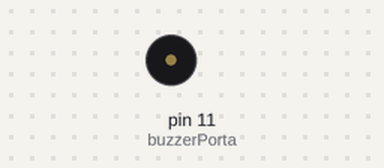
The sketch below on a simulated Arduino Uno, built with avr-gcc and run on an emulated ATmega328P. Shown: buzzer (waves = sounding).

Above: at 1.4 s.
At 25.07 s:
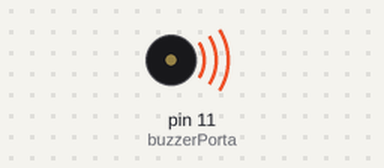
Timing chart, 0 to 26.0 s (numbered marks = the images above):
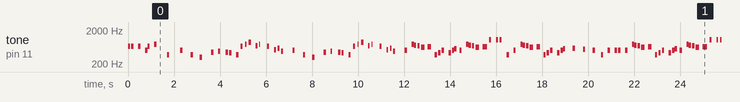

Measured:
- by itself, tone on pin 11 (buzzerPorta): plays 660 Hz for 0.10 s, 660 Hz for 0.10 s, 660 Hz for 0.10 s, 510 Hz for 0.10 s, 660 Hz for 0.10 s, 770 Hz for 0.10 s … (492 notes in this stretch)

The sketch:

tocar-melodia-mario.ino
```cpp
/*
  Como Criar Coisas Inteligentes com Arduino - Módulo 1
  Facilitador:       Prof. Orlewilson Bentes Maia
  Data Criacao:      13/07/2018
  Data Atualizao:    13/07/2018
  Descricao:         Tocar uma melodia do jogo Mario Bros
  Fonte:             https://gist.github.com/gskielian/6135641
*/

// Porta digital no qual sera colocado um LED vermelho
int buzzerPorta = 11;

void tocarMelodiaMario()
{
  tone(buzzerPorta,660,100);
  delay(150);
  tone(buzzerPorta,660,100);
  delay(300);
  tone(buzzerPorta,660,100);
  delay(300);
  tone(buzzerPorta,510,100);
  delay(100);
  tone(buzzerPorta,660,100);
  delay(300);
  tone(buzzerPorta,770,100);
  delay(550);
  tone(buzzerPorta,380,100);
  delay(575);

  tone(buzzerPorta,510,100);
  delay(450);
  tone(buzzerPorta,380,100);
  delay(400);
  tone(buzzerPorta,320,100);
  delay(500);
  tone(buzzerPorta,440,100);
  delay(300);
  tone(buzzerPorta,480,80);
  delay(330);
  tone(buzzerPorta,450,100);
  delay(150);
  tone(buzzerPorta,430,100);
  delay(300);
  tone(buzzerPorta,380,100);
  delay(200);
  tone(buzzerPorta,660,80);
  delay(200);
  tone(buzzerPorta,760,50);
  delay(150);
  tone(buzzerPorta,860,100);
  delay(300);
  tone(buzzerPorta,700,80);
  delay(150);
  tone(buzzerPorta,760,50);
  delay(350);
  tone(buzzerPorta,660,80);
  delay(300);
  tone(buzzerPorta,520,80);
  delay(150);
  tone(buzzerPorta,580,80);
  delay(150);
  tone(buzzerPorta,480,80);
  delay(500);

  tone(buzzerPorta,510,100);
  delay(450);
  tone(buzzerPorta,380,100);
  delay(400);
  tone(buzzerPorta,320,100);
  delay(500);
  tone(buzzerPorta,440,100);
  delay(300);
  tone(buzzerPorta,480,80);
  delay(330);
  tone(buzzerPorta,450,100);
  delay(150);
  tone(buzzerPorta,430,100);
  delay(300);
  tone(buzzerPorta,380,100);
  delay(200);
  tone(buzzerPorta,660,80);
  delay(200);
  tone(buzzerPorta,760,50);
  delay(150);
  tone(buzzerPorta,860,100);
  delay(300);
  tone(buzzerPorta,700,80);
  delay(150);
  tone(buzzerPorta,760,50);
  delay(350);
  tone(buzzerPorta,660,80);
  delay(300);
  tone(buzzerPorta,520,80);
  delay(150);
  tone(buzzerPorta,580,80);
  delay(150);
  tone(buzzerPorta,480,80);
  delay(500);

  tone(buzzerPorta,500,100);
  delay(300);

  tone(buzzerPorta,760,100);
  delay(100);
  tone(buzzerPorta,720,100);
  delay(150);
  tone(buzzerPorta,680,100);
  delay(150);
  tone(buzzerPorta,620,150);
  delay(300);

  tone(buzzerPorta,650,150);
  delay(300);
  tone(buzzerPorta,380,100);
  delay(150);
  tone(buzzerPorta,430,100);
  delay(150);

  tone(buzzerPorta,500,100);
  delay(300);
  tone(buzzerPorta,430,100);
  delay(150);
  tone(buzzerPorta,500,100);
  delay(100);
  tone(buzzerPorta,570,100);
  delay(220);

  tone(buzzerPorta,500,100);
  delay(300);

  tone(buzzerPorta,760,100);
  delay(100);
  tone(buzzerPorta,720,100);
  delay(150);
  tone(buzzerPorta,680,100);
  delay(150);
  tone(buzzerPorta,620,150);
  delay(300);

  tone(buzzerPorta,650,200);
  delay(300);

  tone(buzzerPorta,1020,80);
  delay(300);
  tone(buzzerPorta,1020,80);
  delay(150);
  tone(buzzerPorta,1020,80);
  delay(300);

  tone(buzzerPorta,380,100);
  delay(300);
  tone(buzzerPorta,500,100);
  delay(300);

  tone(buzzerPorta,760,100);
  delay(100);
  tone(buzzerPorta,720,100);
  delay(150);
  tone(buzzerPorta,680,100);
  delay(150);
  tone(buzzerPorta,620,150);
  delay(300);

  tone(buzzerPorta,650,150);
  delay(300);
  tone(buzzerPorta,380,100);
  delay(150);
  tone(buzzerPorta,430,100);
  delay(150);

  tone(buzzerPorta,500,100);
  delay(300);
  tone(buzzerPorta,430,100);
  delay(150);
  tone(buzzerPorta,500,100);
  delay(100);
  tone(buzzerPorta,570,100);
  delay(420);

  tone(buzzerPorta,585,100);
  delay(450);

  tone(buzzerPorta,550,100);
  delay(420);

  tone(buzzerPorta,500,100);
  delay(360);

  tone(buzzerPorta,380,100);
  delay(300);
  tone(buzzerPorta,500,100);
  delay(300);
  tone(buzzerPorta,500,100);
  delay(150);
  tone(buzzerPorta,500,100);
  delay(300);

  tone(buzzerPorta,500,100);
  delay(300);

  tone(buzzerPorta,760,100);
  delay(100);
  tone(buzzerPorta,720,100);
  delay(150);
  tone(buzzerPorta,680,100);
  delay(150);
  tone(buzzerPorta,620,150);
  delay(300);

  tone(buzzerPorta,650,150);
  delay(300);
  tone(buzzerPorta,380,100);
  delay(150);
  tone(buzzerPorta,430,100);
  delay(150);

  tone(buzzerPorta,500,100);
  delay(300);
  tone(buzzerPorta,430,100);
  delay(150);
  tone(buzzerPorta,500,100);
  delay(100);
  tone(buzzerPorta,570,100);
  delay(220);

  tone(buzzerPorta,500,100);
  delay(300);

  tone(buzzerPorta,760,100);
  delay(100);
  tone(buzzerPorta,720,100);
  delay(150);
  tone(buzzerPorta,680,100);
  delay(150);
  tone(buzzerPorta,620,150);
  delay(300);

  tone(buzzerPorta,650,200);
  delay(300);

  tone(buzzerPorta,1020,80);
  delay(300);
  tone(buzzerPorta,1020,80);
  delay(150);
  tone(buzzerPorta,1020,80);
  delay(300);

  tone(buzzerPorta,380,100);
  delay(300);
  tone(buzzerPorta,500,100);
  delay(300);

  tone(buzzerPorta,760,100);
  delay(100);
  tone(buzzerPorta,720,100);
  delay(150);
  tone(buzzerPorta,680,100);
  delay(150);
  tone(buzzerPorta,620,150);
  delay(300);

  tone(buzzerPorta,650,150);
  delay(300);
  tone(buzzerPorta,380,100);
  delay(150);
  tone(buzzerPorta,430,100);
  delay(150);

  tone(buzzerPorta,500,100);
  delay(300);
  tone(buzzerPorta,430,100);
  delay(150);
  tone(buzzerPorta,500,100);
  delay(100);
  tone(buzzerPorta,570,100);
  delay(420);

  tone(buzzerPorta,585,100);
  delay(450);

  tone(buzzerPorta,550,100);
  delay(420);

  tone(buzzerPorta,500,100);
  delay(360);

  tone(buzzerPorta,380,100);
  delay(300);
  tone(buzzerPorta,500,100);
  delay(300);
  tone(buzzerPorta,500,100);
  delay(150);
  tone(buzzerPorta,500,100);
  delay(300);

  tone(buzzerPorta,500,60);
  delay(150);
  tone(buzzerPorta,500,80);
  delay(300);
  tone(buzzerPorta,500,60);
  delay(350);
  tone(buzzerPorta,500,80);
  delay(150);
  tone(buzzerPorta,580,80);
  delay(350);
  tone(buzzerPorta,660,80);
  delay(150);
  tone(buzzerPorta,500,80);
  delay(300);
  tone(buzzerPorta,430,80);
  delay(150);
  tone(buzzerPorta,380,80);
  delay(600);

  tone(buzzerPorta,500,60);
  delay(150);
  tone(buzzerPorta,500,80);
  delay(300);
  tone(buzzerPorta,500,60);
  delay(350);
  tone(buzzerPorta,500,80);
  delay(150);
  tone(buzzerPorta,580,80);
  delay(150);
  tone(buzzerPorta,660,80);
  delay(550);

  tone(buzzerPorta,870,80);
  delay(325);
  tone(buzzerPorta,760,80);
  delay(600);

  tone(buzzerPorta,500,60);
  delay(150);
  tone(buzzerPorta,500,80);
  delay(300);
  tone(buzzerPorta,500,60);
  delay(350);
  tone(buzzerPorta,500,80);
  delay(150);
  tone(buzzerPorta,580,80);
  delay(350);
  tone(buzzerPorta,660,80);
  delay(150);
  tone(buzzerPorta,500,80);
  delay(300);
  tone(buzzerPorta,430,80);
  delay(150);
  tone(buzzerPorta,380,80);
  delay(600);

  tone(buzzerPorta,660,100);
  delay(150);
  tone(buzzerPorta,660,100);
  delay(300);
  tone(buzzerPorta,660,100);
  delay(300);
  tone(buzzerPorta,510,100);
  delay(100);
  tone(buzzerPorta,660,100);
  delay(300);
  tone(buzzerPorta,770,100);
  delay(550);
  tone(buzzerPorta,380,100);
  delay(575);
}

void setup(void)
{
  // Indica qual porta digital será utilizada como saida do buzzer
  pinMode(buzzerPorta,OUTPUT);

}
void loop()
{
  tocarMelodiaMario();
}
```
